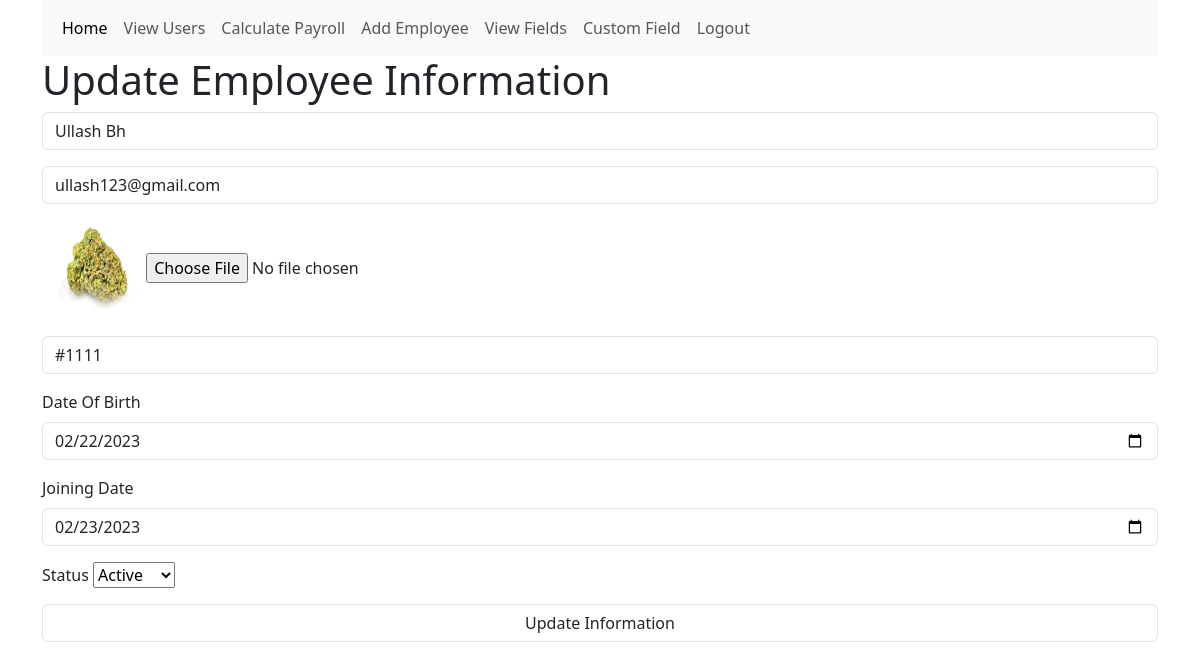
Screenshot of /admin/edit_employee.php?user_id=17 (signed in) with the database file from the repository.
### tables this page shows
CREATE TABLE `employee` (
  `id` int(200) NOT NULL,
  `name` varchar(255) NOT NULL,
  `email` varchar(255) NOT NULL,
  `password` varchar(200) NOT NULL,
  `photos` varchar(255) NOT NULL,
  `employee_id_code` varchar(255) NOT NULL,
  `joining_date` date NOT NULL,
  `dob` date NOT NULL,
  `status` tinyint(100) NOT NULL
);

### admin/edit_employee.php (the view, shortened to what this page needs)
<?php
include 'check_login.php';
$name = $email = $employee_code = $join_date = $dob = $photos= $status = $emp_id_code = $emp_photos = "";
$user_id = $_GET['user_id'];
$record = mysqli_query($link, "SELECT * FROM employee WHERE id= '$user_id'");
while($item = mysqli_fetch_array($record)){
    $name = $item['name'];
	  $email = $item['email'];
    $emp_id_code = $item['employee_id_code'];
    $join_date = $item['joining_date'];
    $dob = $item['dob'];
    $emp_photos = $item['photos'];
    $status = $item['status'];
}
?>
<!DOCTYPE html>
<html lang="en">
<head>
    <link rel="stylesheet" href="https://cdn.jsdelivr.net/npm/bootstrap@5.3.0-alpha1/dist/css/bootstrap.min.css">
</head>
<body>
<div class="container">
<nav class="navbar navbar-expand-lg bg-body-tertiary">
      <div class="container-fluid">
        <div class="collapse navbar-collapse" id="navbarNavAltMarkup">
          <div class="navbar-nav">
            <a class="nav-link active" aria-current="page" href="profile.php">Home</a>
            <a class="nav-link" href="viewUsers.php">View Users</a>
            <a class="nav-link" href="import_files3.php">Calculate Payroll</a>
            <a class="nav-link" href="add_employee.php">Add Employee</a>
            <a class="nav-link" href="viewFields.php">View Fields</a>
            <a class="nav-link" href="additional_fields.php">Custom Field</a>
            <a class="nav-link" href="logout.php">Logout</a>
          </div>
        </div>
      </div>
</nav>
<div>
    <h1>Update Employee Information</h1>
</div>
<form method = "post" enctype="multipart/form-data">
  <div class="mb-3">
    <input type="text" name = "name"class="form-control" value="<?php echo $name; ?>">
  </div>
  <div class="mb-3">
    <input type="email" class="form-control" name = "email" value="<?php echo $email; ?>">
  </div>
  <div class="mb-3">
  <img src = "../images/<?php echo $emp_photos; ?>" height="100" width="100">
  <input type="file" id="myFile" name="image">
  </div>
  <div class="mb-3">
  <input type="text" name = "empcode" class = "form-control" value="<?php echo $emp_id_code; ?>">
</div>
  <div class="mb-3">
  <label for="dob" class="form-label">Date Of Birth</label>
    <input type="date" class = "form-control" name="birthday" value="<?php echo $dob; ?>">
  </div>
  <div class="mb-3">
  <label for="" class="form-label">Joining Date</label>
    <input type="date" class = "form-control" name="joining_date" value="<?php echo $join_date; ?>">
  </div>
  <div class="mb-3">
  <label for="status">Status</label>
  <select name="status">
   <?php
       if($status == 1){
          echo '<option value="1">Active</option>';
       }else{
          echo'<option value="-1">Inactive</option>';
          echo '<option value="1">Active</option>';
       }
   ?>
  </select>
  </div>
  <input type="submit" name="submit" class="form-control btn-success" value="Update Information">
</form>
    </div>
</body>
</html>

### rows the page displays
employee: name "Ullash Bh", email "ullash123@gmail.com", photos (picture), empcode "#1111", birthday "02/22/2023", joining_date "02/23/2023", status "Active"
